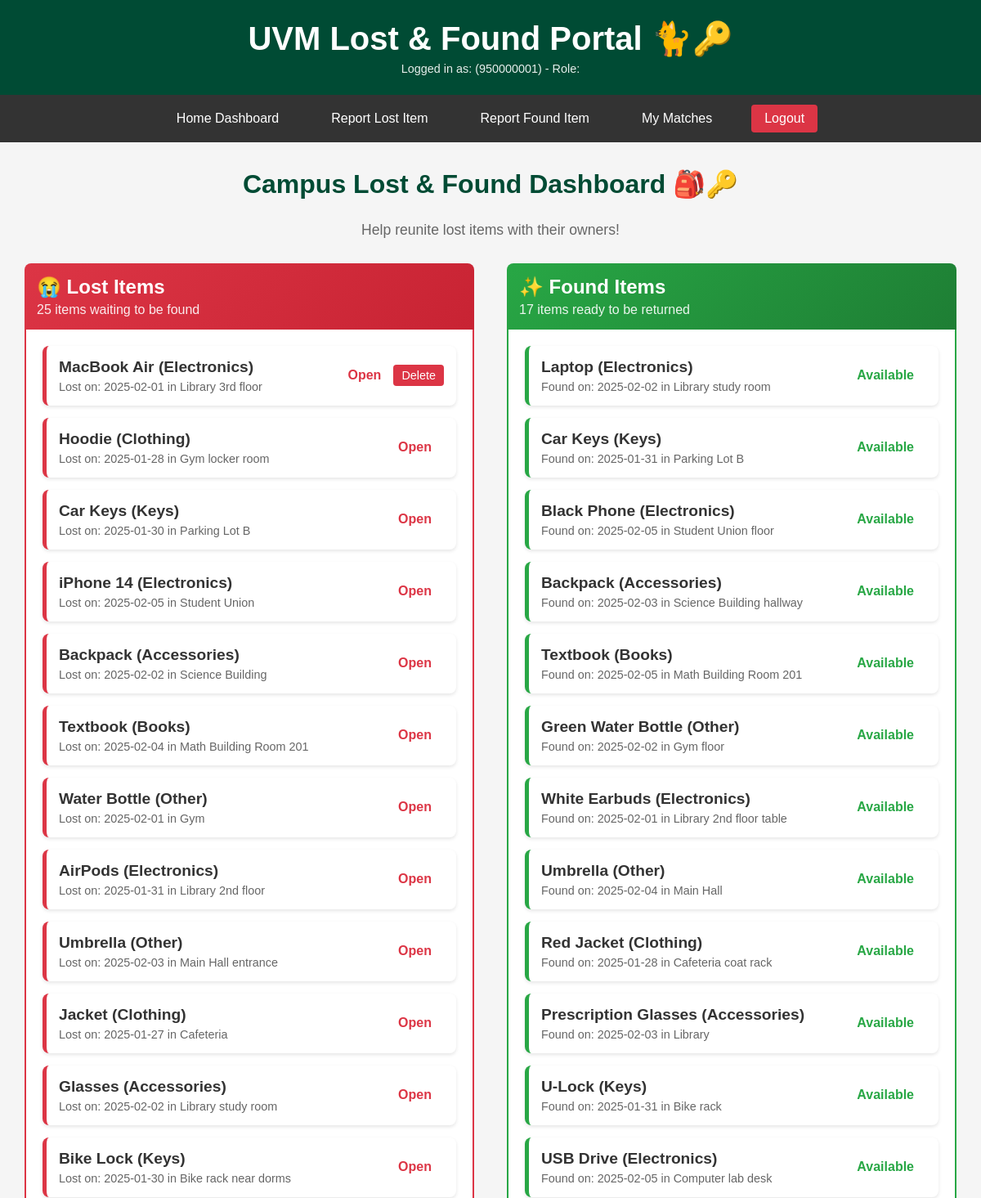
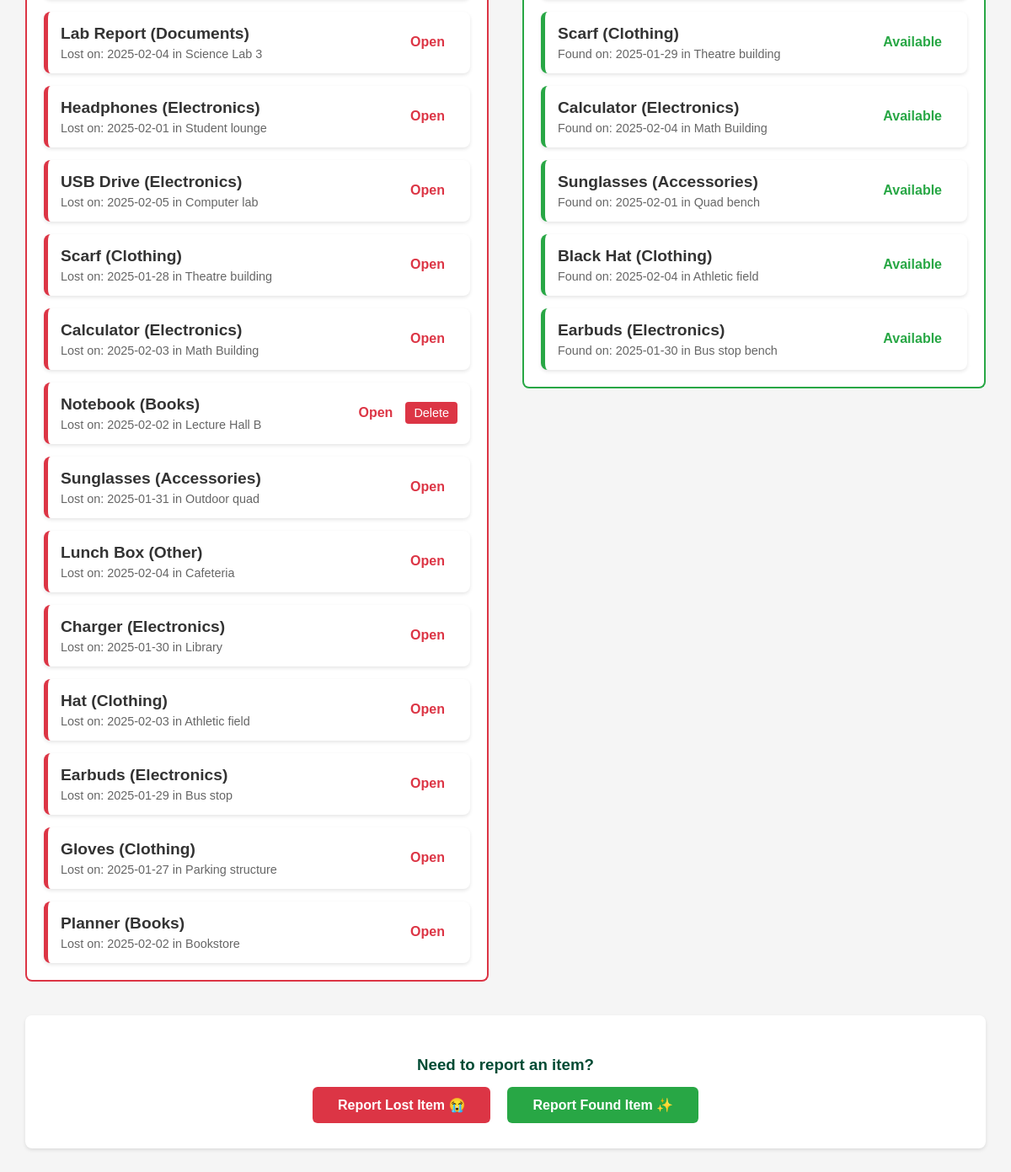
Screenshot of / (signed in) with the database file from the repository (2 pictures, top to bottom).
### tables this page shows
CREATE TABLE Users (
    user_id TEXT PRIMARY KEY,
    name TEXT NOT NULL,
    email TEXT UNIQUE NOT NULL,
    phone TEXT,
    password_hash TEXT NOT NULL,
    role TEXT DEFAULT 'student' CHECK(role IN ('student', 'staff', 'admin')),
    date_joined DATE DEFAULT (strftime('%Y-%m-%d %H:%M:%S', 'now'))
);

CREATE TABLE LostPosts (
    lost_id TEXT PRIMARY KEY,
    user_id TEXT NOT NULL,
    item_name TEXT NOT NULL,
    category TEXT CHECK(category IN (
        'Electronics', 'Clothing', 'Accessories', 
        'Documents', 'Keys', 'Books', 'Other'
    )),
    description TEXT,
    date_lost DATE,
    last_seen_location TEXT,
    date_posted TIMESTAMP DEFAULT (strftime('%Y-%m-%d %H:%M:%S', 'now')),
    status TEXT DEFAULT 'open' CHECK(status IN ('open', 'matched', 'closed')),
    FOREIGN KEY (user_id) REFERENCES Users(user_id) ON DELETE CASCADE
);

CREATE TABLE FoundPosts (
    found_id TEXT PRIMARY KEY,
    user_id TEXT NOT NULL,
    item_name TEXT NOT NULL,
    category TEXT CHECK(category IN (
        'Electronics', 'Clothing', 'Accessories', 
        'Documents', 'Keys', 'Books', 'Other'
    )),
    description TEXT,
    date_found DATE,
    found_location TEXT,
    storage_location TEXT,
    date_posted TIMESTAMP DEFAULT (strftime('%Y-%m-%d %H:%M:%S', 'now')),
    status TEXT DEFAULT 'available' CHECK(status IN ('available', 'matched', 'returned')),
    FOREIGN KEY (user_id) REFERENCES Users(user_id) ON DELETE CASCADE
);

### main.py (the view)
@app.get("/", response_class=HTMLResponse)
async def home_dashboard(request: Request, user_id: Optional[str] = Cookie(None)):
    current_user = get_current_user(user_id)
    if not current_user:
        return RedirectResponse("/login", status_code=status.HTTP_303_SEE_OTHER)
    lost_posts = get_lost_posts(status='open')
    found_posts = get_found_posts(status='available')
    return templates.TemplateResponse(
        "home.html",
        {
            "request": request,
            "lost_posts": lost_posts,
            "found_posts": found_posts,
            **current_user
        }
    )

### templates/home.html (shortened to what this page needs)
{% extends "layout.html" %}
{% block content %}
    <div style="text-align: center; margin-bottom: 30px;">
        <h2 style="color: var(--uvm-green); font-size: 2em;">Campus Lost & Found Dashboard 🎒🔑</h2>
        <p style="color: #666; font-size: 1.1em;">Help reunite lost items with their owners!</p>
    </div>
    <div style="display: grid; grid-template-columns: 1fr 1fr; gap: 40px; margin-top: 30px;">
        <div>
            <div style="background: linear-gradient(135deg, #dc3545 0%, #c82333 100%); color: white; padding: 15px; border-radius: 8px 8px 0 0; margin-bottom: 0;">
                <h3 style="margin: 0; font-size: 1.5em;">😭 Lost Items</h3>
                <p style="margin: 5px 0 0 0; opacity: 0.9;">{{ lost_posts|length }} items waiting to be found</p>
            </div>
            <div style="background-color: white; border: 2px solid #dc3545; border-top: none; border-radius: 0 0 8px 8px; padding: 20px; min-height: 200px;">
                {% if lost_posts %}
                    <div style="display: flex; flex-direction: column; gap: 15px;">
                        {% for post in lost_posts %}
                            <div class="post-card lost-link" style="padding: 15px; border-left: 5px solid #dc3545; display: flex; justify-content: space-between; align-items: center;">
                                <div>
                                    <a href="/lost/{{ post.lost_id }}" style="text-decoration: none; color: #333;">
                                        <h4 style="margin: 0;">{{ post.item_name }} ({{ post.category }})</h4>
                                        <p style="margin: 5px 0 0 0; font-size: 0.9em; color: #666;">
                                            Lost on: {{ post.date_lost }} in {{ post.last_seen_location }}
                                        </p>
                                    </a>
                                </div>
                                <div style="display: flex; align-items: center;">
                                    <span class="status-{{ post.status }}" style="margin-right: 15px;">{{ post.status | capitalize }}</span>
                                    {% if post.user_id == user_id or user_role == 'admin' %}
                                        <form action="/delete-lost/{{ post.lost_id }}" method="post" onsubmit="return confirm('Are you sure you want to delete this lost report?');">
                                            <button type="submit" class="delete-btn" style="background-color: #dc3545; color: white; border-radius: 4px; padding: 5px 10px; border: none; cursor: pointer; font-size: 0.9em;">Delete</button>
                                        </form>
                                    {% endif %}
                                </div>
                            </div>
                        {% endfor %}
                    </div>
                {% else %}
                    <div style="text-align: center; padding: 40px 20px; color: #999;">
                        <p style="font-size: 1.2em; margin-bottom: 10px;">🎉 Nothing is currently listed as lost!</p>
                        <p>Be the first to <a href="/add-lost" style="color: #dc3545; font-weight: bold;">report a lost item</a>.</p>
                    </div>
                {% endif %}
            </div>
        </div>
        <div>
            <div style="background: linear-gradient(135deg, #28a745 0%, #1e7e34 100%); color: white; padding: 15px; border-radius: 8px 8px 0 0; margin-bottom: 0;">
                <h3 style="margin: 0; font-size: 1.5em;">✨ Found Items</h3>
                <p style="margin: 5px 0 0 0; opacity: 0.9;">{{ found_posts|length }} items ready to be returned</p>
            </div>
            <div style="background-color: white; border: 2px solid #28a745; border-top: none; border-radius: 0 0 8px 8px; padding: 20px; min-height: 200px;">
                {% if found_posts %}
                    <div style="display: flex; flex-direction: column; gap: 15px;">
                        {% for post in found_posts %}
                            <div class="post-card found-link" style="padding: 15px; border-left: 5px solid #28a745; display: flex; justify-content: space-between; align-items: center;">
                                <div>
                                    <a href="/found/{{ post.found_id }}" style="text-decoration: none; color: #333;">
                                        <h4 style="margin: 0;">{{ post.item_name }} ({{ post.category }})</h4>
                                        <p style="margin: 5px 0 0 0; font-size: 0.9em; color: #666;">
                                            Found on: {{ post.date_found }} in {{ post.found_location }}
                                        </p>
                                    </a>
                                </div>
                                <div style="display: flex; align-items: center;">
                                    <span class="status-{{ post.status }}" style="margin-right: 15px;">{{ post.status | capitalize }}</span>
                                </div>
                            </div>
                        {% endfor %}
                    </div>
                {% else %}
                    <div style="text-align: center; padding: 40px 20px; color: #999;">
                        <p style="font-size: 1.2em; margin-bottom: 10px;">📦 No found items currently!</p>
                        <p>No items have been turned in yet.</p>
                    </div>
                {% endif %}
            </div>
        </div>
    </div>
    <div style="text-align: center; margin-top: 40px; padding: 30px; background-color: white; border-radius: 8px; box-shadow: 0 2px 4px rgba(0,0,0,0.1);">
        <h3 style="color: var(--uvm-green); margin-bottom: 15px;">Need to report an item?</h3>
        <div style="display: flex; justify-content: center; gap: 20px;">
            <a href="/add-lost" style="background-color: #dc3545; color: white; padding: 12px 30px; text-decoration: none; border-radius: 6px; font-weight: bold;">
                Report Lost Item 😭
            </a>
            <a href="/add-found" style="background-color: #28a745; color: white; padding: 12px 30px; text-decoration: none; border-radius: 6px; font-weight: bold;">
                Report Found Item ✨
            </a>
        </div>
    </div>
{% endblock %}

### templates/layout.html (shortened to what this page needs)
<!DOCTYPE html>
<html lang="en">
<head>
</head>
<body>
    <header>
        <h1>UVM Lost & Found Portal 🐈🔑</h1>
        {% if user_id %}
            <p>Logged in as: {{ user_name }} ({{ user_id }}) - Role: {{ user_role | capitalize }}</p>
        {% else %}
            <p>You are viewing this as a guest. Please log in.</p>
        {% endif %}
    </header>
    {% if user_id %}
    <nav>
        <a href="/">Home Dashboard</a>
        <a href="/add-lost">Report Lost Item</a>
        <a href="/add-found">Report Found Item</a>
        <a href="/matches">My Matches</a>
        <a href="/logout" style="background-color: #dc3545;">Logout</a>
    </nav>
    {% endif %}
    <div class="container">
        {% block content %}{% endblock %}
    </div>
</body>
</html>

### templates/layout.html (style rules this page uses)
:root { --uvm-green: #004b34; --uvm-gold: #ffc72c; --light-bg: #f5f5f5; --white: #ffffff; --red-alert: #dc3545; --green-success: #28a745; }
body { font-family: 'Arial', sans-serif; margin: 0; padding: 0; background-color: var(--light-bg); color: #333; }
header { background-color: var(--uvm-green); color: var(--white); padding: 1.5em; text-align: center; }
header h1 { margin: 0; font-size: 2.5em; }
header p { margin: 5px 0 0 0; font-size: 0.9em; opacity: 0.9; }
nav { background-color: #333; padding: 0.75em 0; display: flex; justify-content: center; align-items: center; flex-wrap: wrap; }
nav a { color: var(--white); margin: 0 1em; text-decoration: none; padding: 0.5em 1em; border-radius: 4px; transition: background-color 0.2s; }
.container { width: 95%; max-width: 1400px; margin: 2em auto; }
.post-card { background-color: var(--white); padding: 20px; border-radius: 8px; box-shadow: 0 2px 4px rgba(0,0,0,0.1); transition: transform 0.2s; }
.post-card h4 { margin-top: 0; font-size: 1.2em; }
.lost-link { border-left: 5px solid var(--red-alert); }
.found-link { border-left: 5px solid var(--green-success); }
.status-open { color: var(--red-alert); font-weight: bold; }
.status-available { color: var(--green-success); font-weight: bold; }

### rows the page displays
Users: user_id "950000001"
LostPosts: item_name "MacBook Air", category "Electronics", date_lost "2025-02-01", last_seen_location "Library 3rd floor", status "Open"
LostPosts: item_name "Hoodie", category "Clothing", date_lost "2025-01-28", last_seen_location "Gym locker room", status "Open"
LostPosts: item_name "Car Keys", category "Keys", date_lost "2025-01-30", last_seen_location "Parking Lot B", status "Open"
LostPosts: item_name "iPhone 14", category "Electronics", date_lost "2025-02-05", last_seen_location "Student Union", status "Open"
LostPosts: item_name "Backpack", category "Accessories", date_lost "2025-02-02", last_seen_location "Science Building", status "Open"
LostPosts: item_name "Textbook", category "Books", date_lost "2025-02-04", last_seen_location "Math Building Room 201", status "Open"
LostPosts: item_name "Water Bottle", category "Other", date_lost "2025-02-01", last_seen_location "Gym", status "Open"
LostPosts: item_name "AirPods", category "Electronics", date_lost "2025-01-31", last_seen_location "Library 2nd floor", status "Open"
LostPosts: item_name "Umbrella", category "Other", date_lost "2025-02-03", last_seen_location "Main Hall entrance", status "Open"
LostPosts: item_name "Jacket", category "Clothing", date_lost "2025-01-27", last_seen_location "Cafeteria", status "Open"
LostPosts: item_name "Glasses", category "Accessories", date_lost "2025-02-02", last_seen_location "Library study room", status "Open"
LostPosts: item_name "Bike Lock", category "Keys", date_lost "2025-01-30", last_seen_location "Bike rack near dorms", status "Open"
LostPosts: item_name "Lab Report", category "Documents", date_lost "2025-02-04", last_seen_location "Science Lab 3", status "Open"
LostPosts: item_name "Headphones", category "Electronics", date_lost "2025-02-01", last_seen_location "Student lounge", status "Open"
LostPosts: item_name "USB Drive", category "Electronics", date_lost "2025-02-05", last_seen_location "Computer lab", status "Open"
LostPosts: item_name "Scarf", category "Clothing", date_lost "2025-01-28", last_seen_location "Theatre building", status "Open"
LostPosts: item_name "Calculator", category "Electronics", date_lost "2025-02-03", last_seen_location "Math Building", status "Open"
LostPosts: item_name "Notebook", category "Books", date_lost "2025-02-02", last_seen_location "Lecture Hall B", status "Open"
LostPosts: item_name "Sunglasses", category "Accessories", date_lost "2025-01-31", last_seen_location "Outdoor quad", status "Open"
LostPosts: item_name "Lunch Box", category "Other", date_lost "2025-02-04", last_seen_location "Cafeteria", status "Open"
LostPosts: item_name "Charger", category "Electronics", date_lost "2025-01-30", last_seen_location "Library", status "Open"
LostPosts: item_name "Hat", category "Clothing", date_lost "2025-02-03", last_seen_location "Athletic field", status "Open"
LostPosts: item_name "Earbuds", category "Electronics", date_lost "2025-01-29", last_seen_location "Bus stop", status "Open"
LostPosts: item_name "Gloves", category "Clothing", date_lost "2025-01-27", last_seen_location "Parking structure", status "Open"
LostPosts: item_name "Planner", category "Books", date_lost "2025-02-02", last_seen_location "Bookstore", status "Open"
FoundPosts: item_name "Laptop", category "Electronics", date_found "2025-02-02", found_location "Library study room", status "Available"
FoundPosts: item_name "Car Keys", category "Keys", date_found "2025-01-31", found_location "Parking Lot B", status "Available"
FoundPosts: item_name "Black Phone", category "Electronics", date_found "2025-02-05", found_location "Student Union floor", status "Available"
FoundPosts: item_name "Backpack", category "Accessories", date_found "2025-02-03", found_location "Science Building hallway", status "Available"
FoundPosts: item_name "Textbook", category "Books", date_found "2025-02-05", found_location "Math Building Room 201", status "Available"
FoundPosts: item_name "Green Water Bottle", category "Other", date_found "2025-02-02", found_location "Gym floor", status "Available"
FoundPosts: item_name "White Earbuds", category "Electronics", date_found "2025-02-01", found_location "Library 2nd floor table", status "Available"
FoundPosts: item_name "Umbrella", category "Other", date_found "2025-02-04", found_location "Main Hall", status "Available"
FoundPosts: item_name "Red Jacket", category "Clothing", date_found "2025-01-28", found_location "Cafeteria coat rack", status "Available"
FoundPosts: item_name "Prescription Glasses", category "Accessories", date_found "2025-02-03", found_location "Library", status "Available"
FoundPosts: item_name "U-Lock", category "Keys", date_found "2025-01-31", found_location "Bike rack", status "Available"
FoundPosts: item_name "USB Drive", category "Electronics", date_found "2025-02-05", found_location "Computer lab desk", status "Available"
FoundPosts: item_name "Scarf", category "Clothing", date_found "2025-01-29", found_location "Theatre building", status "Available"
FoundPosts: item_name "Calculator", category "Electronics", date_found "2025-02-04", found_location "Math Building", status "Available"
FoundPosts: item_name "Sunglasses", category "Accessories", date_found "2025-02-01", found_location "Quad bench", status "Available"
FoundPosts: item_name "Black Hat", category "Clothing", date_found "2025-02-04", found_location "Athletic field", status "Available"
FoundPosts: item_name "Earbuds", category "Electronics", date_found "2025-01-30", found_location "Bus stop bench", status "Available"

### other values shown
{{ lost_posts|length }} "25"
{{ found_posts|length }} "17"
